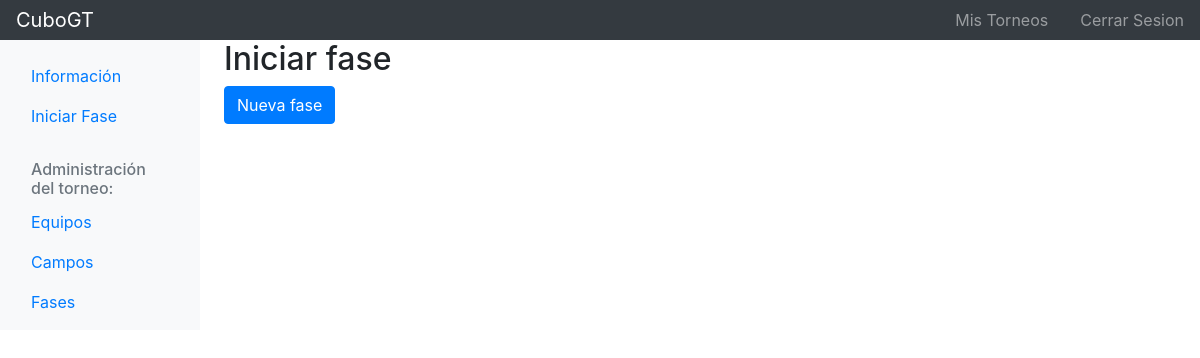
The page /es/gt/torneo/4/fase_iniciar (signed in) on the database as committed earlier.
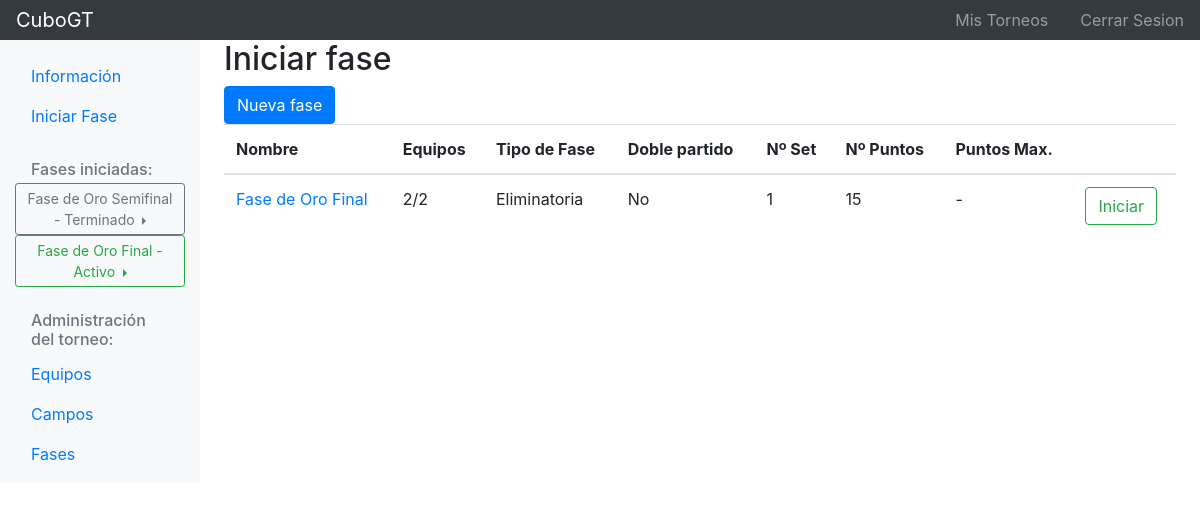
The same page on the database as committed later.
### cubogt/models.py (models this page shows, shortened)
class Fase(models.Model):
	torneo = models.ForeignKey('Torneo', on_delete=models.CASCADE)
	equipos = models.ManyToManyField('Equipo')
	campos = models.ManyToManyField('Campo')
	numero_activacion = models.IntegerField(null=True, default=None)
	nombre = models.CharField(max_length=100)
	prefijo_eliminatoria = models.CharField(max_length=100, default=nombre)
	tipo_fase = models.IntegerField(choices=TIPO_FASE)
	numero_equipos_max = models.IntegerField(null=True, blank=True)
	doble_partido = models.BooleanField()
	numero_sets = models.IntegerField(null=True)
	numero_puntos = models.IntegerField(null=True)
	puntos_maximos = models.IntegerField(null=True, blank=True)
	estado = models.IntegerField(choices=ESTADO_CHOICES, default=CREACION)
	UPD = models.DateTimeField(auto_now=True)
	NWD = models.DateTimeField(auto_now_add=True)
	class Meta:
		ordering = ["numero_activacion", "nombre"]
	def doble_partido_label(self):
		if self.doble_partido:
			return _("Si")
		else:
			return _("No")
	def equipos_apuntados_max_label(self):
		label = str(self.equipos.count()) + "/"
		if self.numero_equipos_max is not None and self.numero_equipos_max > 0:
			label += str(self.numero_equipos_max)
		else:
			label = _("%(n_equipos)sIndefinido" % {'n_equipos': label})
		return label
	def puntos_max_label(self):
		if self.puntos_maximos:
			return self.puntos_maximos
		else:
			return "-"

### cubogt/views/fase_views.py (the view)
# urls.py: path('torneo/<int:torneo_id>/fase_iniciar', fase_views.fase_iniciar_lista, name='fase_iniciar_lista'),
def fase_iniciar_lista(request, torneo_id):
	torneo = get_object_or_404(Torneo, pk=torneo_id)
	fases_list = Fase.objects.filter(torneo=torneo, estado=CREACION)
	fase_activa_terminada_list = FaseController.get_fases_activas_terminadas(torneo)
	context = {'torneo': torneo, 'fase_activa_terminada_list': fase_activa_terminada_list, 'fases_list': fases_list}
	return render(request, 'cubogt/iniciar_fase/fase_iniciar_lista.html', context)

### cubogt/controller/FaseController.py (called while the page is built)
def get_fases_activas_terminadas(torneo):
	fases_activas_terminadas = Fase.objects.filter(torneo=torneo).exclude(estado=CREACION)
	return fases_activas_terminadas

### cubogt/templates/cubogt/iniciar_fase/fase_iniciar_lista.html (shortened to what this page needs)
{% extends "cubogt/base/body/navbar_lateral/navbar_torneo.html" %}
{% load i18n %}
{% block content %}
    <h2>{% trans "Iniciar fase" %}</h2>
    <a type="button" class="btn btn-primary" href="{% url 'fase_nueva' torneo.id %}">{% trans "Nueva fase" %}</a>
    {% if fases_list %}
        <table class="table table-hover">
            <thead>
                <tr>
                    <th>{% trans "Nombre" %}</th>
                    <th>{% trans "Equipos" %}</th>
                    <th>{% trans "Tipo de Fase" %}</th>
                    <th>{% trans "Doble partido" %}</th>
                    {% if torneo.deporte.set %}
                        <th>{% trans "Nº Set" %}</th>
                    {% endif %}
                    {% if torneo.deporte.punto %}
                        <th>{% trans "Nº Puntos" %}</th>
                        <th>{% trans "Puntos Max." %}</th>
                    {% endif %}
                    <th></th>
                </tr>
            </thead>
            <tbody>
                {% for fase in fases_list %}
                    <tr>
                        <td><a href="{% url 'fase_ver' torneo.id fase.id %}">{{ fase.nombre }}</a></td>
                        <td>{{ fase.equipos_apuntados_max_label }}</td>
                        <td>{{ fase.get_tipo_fase_display }}</td>
                        <td>{{ fase.doble_partido_label }}</td>
                        {% if torneo.deporte.set %}
                            <td>{{ fase.numero_sets }}</td>
                        {% endif %}
                        {% if torneo.deporte.punto %}
                            <td>{{ fase.numero_puntos }}</td>
                            <td>{{ fase.puntos_max_label }}</td>
                        {% endif %}
                        <td>
                            <a type="button" class="btn btn-outline-success" href="{% url 'fase_iniciar' torneo.id fase.id %}">{% trans "Iniciar" %}</a>
                        </td>
                {% endfor %}
            </tbody>
        </table>
    {% endif %}
{% endblock content %}

### cubogt/templates/cubogt/base/body/navbar_lateral/navbar_torneo.html (shortened to what this page needs)
{% extends "cubogt/base/body/navbar_lateral/navbar.html" %}
{% load i18n %}
{% block nav_lateral %}
    <ul class="nav flex-column">
        <li class="nav-item">
            <a class="nav-link active" href="{% url 'torneo' torneo.id %}">
                {% trans "Información" %} <span class="sr-only">(current)</span>
            </a>
        </li>
        <li class="nav-item">
            <a class="nav-link" href="{% url 'fase_iniciar_lista' torneo.id %}">
                {% trans "Iniciar Fase" %}
            </a>
        </li>
        {% if fase_activa_terminada_list %}
            <h6 class="sidebar-heading d-flex justify-content-between align-items-center px-3 mt-4 mb-1 text-muted">
                <span>{% trans "Fases iniciadas:" %}</span>
            </h6>
            {% for fase in fase_activa_terminada_list %}
                  <div class="btn-group dropright">
                        {% if fase.estado == ACTIVO %}
                            <div class="btn btn-outline-success btn-sm dropdown-toggle" style="white-space: normal;" data-toggle="dropdown" aria-haspopup="true" aria-expanded="false">
                        {% else %}
                            <div class="btn btn-outline-secondary btn-sm dropdown-toggle" style="white-space: normal;" data-toggle="dropdown" aria-haspopup="true" aria-expanded="false">
                        {% endif %}
                            {{ fase.nombre }} - {{ fase.get_estado_display }}
                            </div>
                    </div>
            {% endfor %}
        {% endif %}
    </ul>
    <h6 class="sidebar-heading d-flex justify-content-between align-items-center px-3 mt-4 mb-1 text-muted">
        <span>{% trans "Administración del torneo:" %}</span>
    </h6>
    <ul class="nav flex-column mb-2">
        <li class="nav-item">
            <a class="nav-link" href="{% url 'equipo_lista' torneo.id %}">
                {% trans "Equipos" %}
            </a>
        </li>
        <li class="nav-item">
            <a class="nav-link" href="{% url 'campo_lista' torneo.id %}">
                {% trans "Campos" %}
            </a>
        </li>
        <li class="nav-item">
            <a class="nav-link" href="{% url 'fase_lista' torneo.id %}">
                {% trans "Fases" %}
            </a>
        </li>
    </ul>
{% endblock nav_lateral %}

Rows that differ between the two databases and show on the page:
added Fase: nombre "Fase de Oro Semifinal", estado "Terminado", shown under "Fases iniciadas:"
added Fase: nombre "Fase de Oro Final", estado "Activo", shown under "Fases iniciadas:"
added Fase: nombre "Fase de Oro Final", equipos_apuntados_max_label "2/2", tipo_fase "Eliminatoria", doble_partido_label "No", numero_sets "1", numero_puntos "15", puntos_max_label "-", shown under "Iniciar fase"
Other text that changed with them:
text now shown: "Fases iniciadas: Nombre Equipos Tipo de Fase Doble partido Nº Set Nº Puntos Puntos Max."
